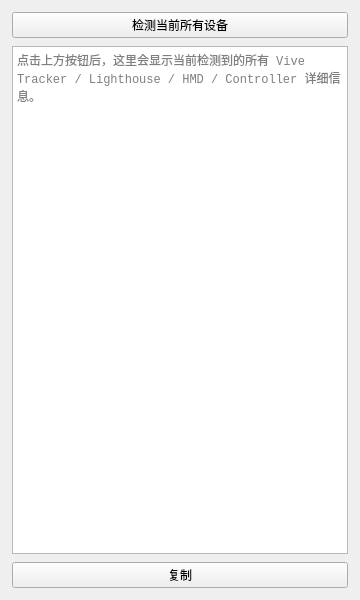
<?xml version="1.0" encoding="UTF-8"?>
<ui version="4.0">
 <class>AllDevicesWidget</class>
 <widget class="QWidget" name="AllDevicesWidget">
  <property name="geometry">
   <rect>
    <x>0</x>
    <y>0</y>
    <width>360</width>
    <height>600</height>
   </rect>
  </property>
  <property name="sizePolicy">
   <sizepolicy hsizetype="Expanding" vsizetype="Expanding">
    <horstretch>0</horstretch>
    <verstretch>0</verstretch>
   </sizepolicy>
  </property>
  <layout class="QVBoxLayout" name="mainLayout">
   <property name="leftMargin">
    <number>12</number>
   </property>
   <property name="topMargin">
    <number>12</number>
   </property>
   <property name="rightMargin">
    <number>12</number>
   </property>
   <property name="bottomMargin">
    <number>12</number>
   </property>
   <property name="spacing">
    <number>8</number>
   </property>
   <item>
    <widget class="QPushButton" name="refreshButton">
     <property name="text">
      <string>检测当前所有设备</string>
     </property>
    </widget>
   </item>
   <item>
    <widget class="QTextEdit" name="outputText">
     <property name="readOnly">
      <bool>true</bool>
     </property>
     <property name="placeholderText">
      <string>点击上方按钮后，这里会显示当前检测到的所有 Vive Tracker / Lighthouse / HMD / Controller 详细信息。</string>
     </property>
     <property name="font">
      <font>
       <family>Courier New</family>
       <pointsize>9</pointsize>
      </font>
     </property>
    </widget>
   </item>
   <item>
    <widget class="QPushButton" name="copyButton">
     <property name="text">
      <string>复制</string>
     </property>
    </widget>
   </item>
  </layout>
 </widget>
 <resources/>
 <connections/>
</ui>
